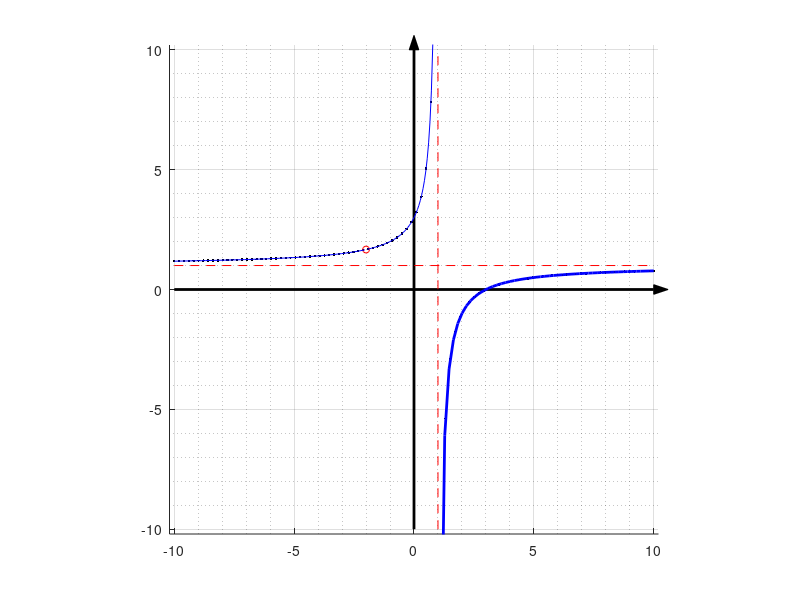

Recreate this plot in MATLAB.

x0 = -10; xN = 10;
y0 = -10; yN = 10;

eps = 0.05;

xj = -2;

yj = (xj - 3)/(xj - 1);

xL = linspace(x0, xj -eps, 50);

xM = linspace(xj + eps, 0.9, 50);

xR = linspace(1.1, xN, 50);

x = linspace(x0, xN, 100);

y = (x - 3)./(x - 1);
% some random comment just to see how git branches work

figure(1), clf, hold on

plot(x, y, 'k.', 'linewidth', 2)

plot(xj, yj, 'ro', 'markersize', 5)

xa = 0.2;
ya = 0.2;

patch([xN -ya; xN ya; xN+3*xa 0], ...
      [-xa yN; xa yN; 0, yN+3*ya], 'k', 'clipping', 'off')

yL = (xL - 3)./(xL - 1);
yM = (xM - 3)./(xM - 1);
yR = (xR - 3)./(xR - 1);
grid on
grid minor
plot([x0, xN], [0, 0], '-k', 'linewidth', 2)
plot([0, 0], [y0, yN], '-k', 'linewidth', 2)
plot([x0, xN], [1, 1], '--r', [1, 1], [y0, yN], '--r', xL, yL, '-b', xM, yM, '-b', xR, yR, '-b', 'linewidth', 2)
% text()

xlim([x0-xa, xN+xa])
ylim([y0-ya, yN+ya])
axis equal
